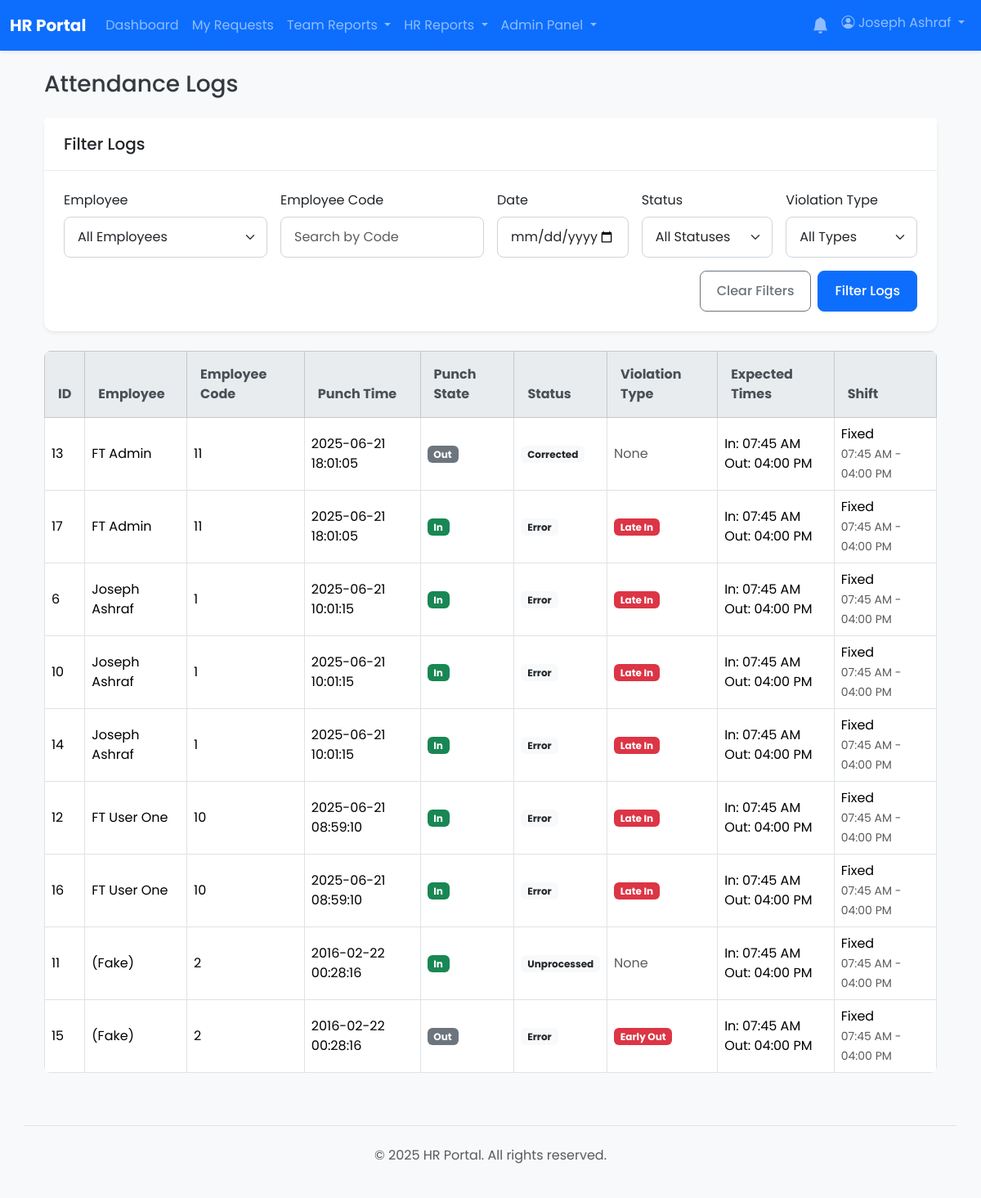
The page /admin/attendance_logs.php (signed in) on the database as committed earlier.
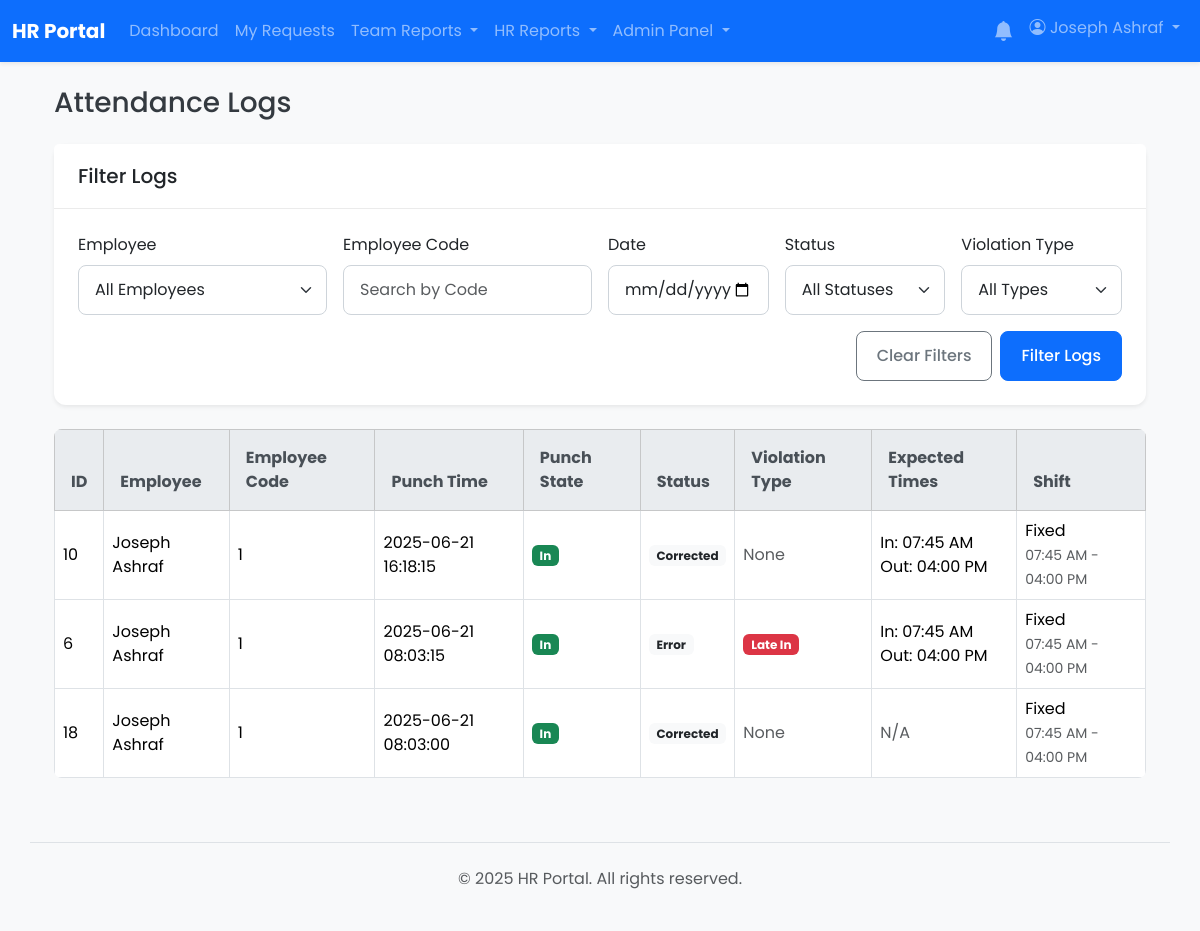
The same page on the database as committed later.
### tables this page shows
CREATE TABLE `attendance_logs` (
  `id` bigint(20) NOT NULL,
  `device_id` int(11) DEFAULT NULL COMMENT 'Foreign key to devices. NULL for manual entry.',
  `employee_code` varchar(50) NOT NULL COMMENT 'The User ID from the machine',
  `punch_time` datetime NOT NULL COMMENT 'The exact date and time of the punch',
  `expected_in` time DEFAULT NULL,
  `expected_out` time DEFAULT NULL,
  `punch_state` int(11) NOT NULL COMMENT 'Standardized code: 0=Check-In, 1=Check-Out',
  `status` enum('unprocessed','corrected','error') NOT NULL DEFAULT 'unprocessed' COMMENT 'Processing status of the log entry',
  `violation_type` varchar(50) DEFAULT NULL COMMENT 'Type of violation, e.g., double_punch',
  `notes` text DEFAULT NULL COMMENT 'Notes for manual corrections or actions',
  `created_at` timestamp NOT NULL DEFAULT current_timestamp()
);

CREATE TABLE `users` (
  `id` int(11) NOT NULL,
  `employee_code` varchar(50) DEFAULT NULL,
  `full_name` varchar(255) NOT NULL,
  `email` varchar(255) NOT NULL,
  `password` varchar(255) NOT NULL,
  `role` enum('user','manager','hr','hr_manager','admin') NOT NULL DEFAULT 'user',
  `shift_id` int(11) DEFAULT NULL,
  `department_id` int(11) DEFAULT NULL,
  `direct_manager_id` int(11) DEFAULT NULL,
  `is_active` tinyint(1) NOT NULL DEFAULT 1,
  `must_change_password` tinyint(1) NOT NULL DEFAULT 0,
  `created_at` timestamp NOT NULL DEFAULT current_timestamp(),
  `updated_at` timestamp NOT NULL DEFAULT current_timestamp() ON UPDATE current_timestamp(),
  `manager_id` int(11) DEFAULT NULL
);

CREATE TABLE `shifts` (
  `id` int(11) NOT NULL,
  `shift_name` varchar(100) NOT NULL,
  `start_time` time NOT NULL,
  `end_time` time NOT NULL,
  `grace_period_in` int(11) DEFAULT 0 COMMENT 'Minutes allowed to be late',
  `grace_period_out` int(11) DEFAULT 0 COMMENT 'Minutes allowed to leave early',
  `break_start_time` time DEFAULT NULL,
  `break_end_time` time DEFAULT NULL,
  `is_night_shift` tinyint(1) DEFAULT 0 COMMENT 'TRUE if shift crosses midnight',
  `created_at` timestamp NOT NULL DEFAULT current_timestamp(),
  `updated_at` timestamp NOT NULL DEFAULT current_timestamp() ON UPDATE current_timestamp(),
  `grace_in_minutes` int(11) NOT NULL DEFAULT 0,
  `grace_out_minutes` int(11) NOT NULL DEFAULT 0
);

### app/core/helpers.php (called while the page is built, shortened)
<?php
function getStatusBadgeClass($status) {
    $map = [
        'pending_manager' => 'bg-warning text-dark',
        'pending_hr' => 'bg-info text-dark',
        'approved' => 'bg-success',
        'rejected' => 'bg-danger',
        'cancelled' => 'bg-secondary',
        'pending_cancellation_hr' => 'bg-warning text-dark',
    ];
    return $map[$status] ?? 'bg-light text-dark';
}

### admin/attendance_logs.php (the view, shortened to what this page needs)
<?php
require_once __DIR__ . '/../app/bootstrap.php';
include __DIR__ . '/../app/templates/header.php';
$page = isset($_GET['page']) ? max(1, intval($_GET['page'])) : 1;
$page_size = 25;
$offset = ($page - 1) * $page_size;
$where_clauses = [];
$params = [];
$where_sql = $where_clauses ? 'WHERE ' . implode(' AND ', $where_clauses) : '';
$sql = "
    SELECT
        al.*,
        u.full_name AS user_full_name,
        s.shift_name,
        s.start_time AS shift_start_time,
        s.end_time AS shift_end_time
    FROM
        attendance_logs al
    LEFT JOIN
        users u ON al.employee_code = u.employee_code
    LEFT JOIN
        shifts s ON u.shift_id = s.id
    {$where_sql}
    ORDER BY
        al.punch_time DESC
    LIMIT {$page_size} OFFSET {$offset}
";
$stmt = $pdo->prepare($sql);
$stmt->execute($params);
$attendance_logs = $stmt->fetchAll(PDO::FETCH_ASSOC);
?>
<div class="container mt-4">
    <h1 class="h3 mb-4">Attendance Logs</h1>
    <div class="card shadow-sm mb-4">
        <div class="card-header"><h2 class="h5 mb-0">Filter Logs</h2></div>
        <div class="card-body">
            <form class="row g-3" method="get">
                <div class="col-md-3">
                    <label for="user_id" class="form-label">Employee</label>
                    <select class="form-select" id="user_id" name="user_id">
                        <option value="">All Employees</option>
                    </select>
                </div>
                <div class="col-md-3">
                    <label for="employee_code" class="form-label">Employee Code</label>
                    <input type="text" class="form-control" id="employee_code" name="employee_code" value="<?= htmlspecialchars($_GET['employee_code'] ?? '') ?>" placeholder="Search by Code">
                </div>
                <div class="col-md-2">
                    <label for="punch_date" class="form-label">Date</label>
                    <input type="date" class="form-control" id="punch_date" name="punch_date" value="<?= htmlspecialchars($_GET['punch_date'] ?? '') ?>">
                </div>
                <div class="col-md-2">
                    <label for="status" class="form-label">Status</label>
                    <select class="form-select" id="status" name="status">
                        <option value="">All Statuses</option>
                    </select>
                </div>
                <div class="col-md-2">
                    <label for="violation_type" class="form-label">Violation Type</label>
                    <select class="form-select" id="violation_type" name="violation_type">
                        <option value="">All Types</option>
                    </select>
                </div>
                <div class="col-12 d-flex justify-content-end gap-2">
                    <a href="attendance_logs.php" class="btn btn-outline-secondary">Clear Filters</a>
                    <button type="submit" class="btn btn-primary">Filter Logs</button>
                </div>
            </form>
        </div>
    </div>
    <div class="table-responsive">
        <table class="table table-bordered table-hover align-middle">
            <thead class="table-light">
                <tr>
                    <th>ID</th>
                    <th>Employee</th>
                    <th>Employee Code</th>
                    <th>Punch Time</th>
                    <th>Punch State</th>
                    <th>Status</th>
                    <th>Violation Type</th>
                    <th>Expected Times</th>
                    <th>Shift</th>
                </tr>
            </thead>
            <tbody>
                <?php if (empty($attendance_logs)): ?>
                    <tr><td colspan="9" class="text-center text-muted">No attendance logs found matching your criteria.</td></tr>
                <?php else: ?>
                    <?php foreach ($attendance_logs as $log): ?>
                        <tr>
                            <td><?= htmlspecialchars($log['id']) ?></td>
                            <td><?= htmlspecialchars($log['user_full_name'] ?? 'N/A') ?></td>
                            <td><?= htmlspecialchars($log['employee_code']) ?></td>
                            <td><?= htmlspecialchars($log['punch_time']) ?></td>
                            <td><?= $log['punch_state'] == 0 ? '<span class="badge bg-success">In</span>' : '<span class="badge bg-secondary">Out</span>' ?></td>
                            <td>
                                <span class="badge <?= getStatusBadgeClass($log['status']) ?>">
                                    <?= htmlspecialchars(ucfirst($log['status'])) ?>
                                </span>
                            </td>
                            <td>
                                <?php if (!empty($log['violation_type'])): ?>
                                    <span class="badge bg-danger">
                                        <?= htmlspecialchars(ucwords(str_replace('_', ' ', $log['violation_type']))) ?>
                                    </span>
                                <?php else: ?>
                                    <span class="text-muted">None</span>
                                <?php endif; ?>
                            </td>
                            <td>
                                <?php if (!empty($log['expected_in']) || !empty($log['expected_out'])): ?>
                                    In: <?= htmlspecialchars($log['expected_in'] ? date('h:i A', strtotime($log['expected_in'])) : '--') ?><br>
                                    Out: <?= htmlspecialchars($log['expected_out'] ? date('h:i A', strtotime($log['expected_out'])) : '--') ?>
                                <?php else: ?>
                                    <span class="text-muted">N/A</span>
                                <?php endif; ?>
                            </td>
                            <td>
                                <?= htmlspecialchars($log['shift_name'] !== null ? $log['shift_name'] : 'N/A') ?>
                                <?php if (!empty($log['shift_start_time']) && !empty($log['shift_end_time'])): ?>
                                    <br><small class="text-muted"><?= htmlspecialchars(date('h:i A', strtotime($log['shift_start_time']))) ?> - <?= htmlspecialchars(date('h:i A', strtotime($log['shift_end_time']))) ?></small>
                                <?php endif; ?>
                            </td>
                        </tr>
                    <?php endforeach; ?>
                <?php endif; ?>
            </tbody>
        </table>
    </div>
</div>
<?php include __DIR__ . '/../app/templates/footer.php'; ?>

### app/templates/header.php (shortened to what this page needs)
<!DOCTYPE html>
<html lang="en">
<head>
    <link href="https://cdn.jsdelivr.net/npm/bootstrap@5.3.2/dist/css/bootstrap.min.css" rel="stylesheet">
    <link rel="stylesheet" href="/css/style.css">
    <link rel="stylesheet" href="https://cdn.jsdelivr.net/npm/bootstrap-icons@1.11.3/font/bootstrap-icons.min.css">
</head>
<body class="bg-light" data-user-role="<?= htmlspecialchars($_SESSION['role'] ?? 'user') ?>">
<nav class="navbar navbar-expand-lg navbar-dark bg-primary shadow-sm">
    <div class="container-fluid">
        <a class="navbar-brand fw-bold" href="/"><?php echo htmlspecialchars(SITE_NAME); ?></a>
        <div class="collapse navbar-collapse" id="main-nav">
            <ul class="navbar-nav me-auto mb-2 mb-lg-0">
                <?php if (isset($_SESSION['user_id'])): ?>
                    <li class="nav-item"><a class="nav-link" href="/index.php">Dashboard</a></li>
                    <li class="nav-item"><a class="nav-link" href="/requests/index.php">My Requests</a></li>
                    <?php if (in_array($_SESSION['role'], ['manager', 'admin', 'hr_manager'])): ?>
                        <li class="nav-item dropdown">
                          <a class="nav-link dropdown-toggle" href="#" id="manager-reports-dropdown" role="button" data-bs-toggle="dropdown" aria-expanded="false">
                            Team Reports
                          </a>
                        </li>
                    <?php endif; ?>
                    <?php if (in_array($_SESSION['role'], ['hr', 'hr_manager', 'admin'])): ?>
                         <li class="nav-item dropdown">
                          <a class="nav-link dropdown-toggle" href="#" id="hr-reports-dropdown" role="button" data-bs-toggle="dropdown" aria-expanded="false">
                            HR Reports
                          </a>
                        </li>
                    <?php endif; ?>
                    <?php if (in_array($_SESSION['role'], ['hr_manager', 'admin'])): ?>
                        <li class="nav-item dropdown">
                            <a class="nav-link dropdown-toggle" href="#" id="admin-dropdown" role="button" data-bs-toggle="dropdown" aria-expanded="false">
                                Admin Panel
                            </a>
                        </li>
                    <?php endif; ?>
                <?php endif; ?>
            </ul>
            <ul class="navbar-nav ms-auto">
                <?php if (isset($_SESSION['user_id'])): ?>
                    <li class="nav-item dropdown">
                        <a class="nav-link" href="#" id="notification-bell" role="button" data-bs-toggle="dropdown" aria-expanded="false">
                            <i class="bi bi-bell-fill position-relative fs-5">
                            </i>
                        </a>
                    </li>
                    <li class="nav-item dropdown">
                        <a class="nav-link dropdown-toggle" href="#" role="button" data-bs-toggle="dropdown" aria-expanded="false">
                            <i class="bi bi-person-circle"></i> <?php echo htmlspecialchars($_SESSION['full_name']); ?>
                        </a>
                    </li>
                <?php else: ?>
                    <li class="nav-item"><a class="nav-link" href="/login.php">Login</a></li>
                <?php endif; ?>
            </ul>
        </div>
    </div>
</nav>
<main class="container mt-4">

### app/templates/footer.php (shortened to what this page needs)
</main>
<footer class="container mt-5 py-4 border-top">
    <div class="text-center text-muted">
        <p>&copy; <?php echo date('Y'); ?> <?php echo htmlspecialchars(SITE_NAME); ?>. All rights reserved.</p>
    </div>
</footer>
</body>
</html>

### css/style.css (style rules this page uses)
* { box-sizing: border-box; }
html, body { height: 100%; margin: 0; padding: 0; }
body { font-family: 'Poppins', sans-serif; background-color: #f0f2f5; color: #343a40; }
a { color: #007bff; text-decoration: none; transition: color 0.2s ease-in-out; }
.card { border: none; border-radius: 0.75rem; box-shadow: 0 4px 12px rgba(0, 0, 0, 0.08); }
.card-header { background-color: #ffffff; border-bottom: 1px solid rgba(0, 0, 0, 0.08); font-weight: 600; padding: 1.25rem 1.5rem; border-top-left-radius: 0.75rem; border-top-right-radius: 0.75rem; }
.card-body { padding: 1.5rem; }
.form-control, .form-select { border-radius: 0.5rem; border: 1px solid #ced4da; padding: 0.75rem 1rem; }
.btn { border-radius: 0.5rem; font-weight: 500; padding: 0.75rem 1.25rem; }
.table { border-radius: 0.5rem; overflow: hidden; }
.table thead th { background-color: #e9ecef; color: #495057; border-bottom: none; padding: 1rem; }

Rows that differ between the two databases and show on the page:
removed attendance_logs: id "13", employee_code.full_name "FT Admin", employee_code "11", punch_time "2025-06-21 18:01:05", punch_state "Out", status "Corrected", shows "None", expected_in "07:45 AM", expected_out "04:00 PM", shifts.shift_name "Fixed", shifts.start_time "07:45 AM", shifts.end_time "04:00 PM"
removed attendance_logs: id "17", employee_code.full_name "FT Admin", employee_code "11", punch_time "2025-06-21 18:01:05", punch_state "In", status "Error", violation_type "Late In", expected_in "07:45 AM", expected_out "04:00 PM", shifts.shift_name "Fixed", shifts.start_time "07:45 AM", shifts.end_time "04:00 PM"
removed attendance_logs: id "14", employee_code.full_name "Joseph Ashraf", employee_code "1", punch_time "2025-06-21 10:01:15", punch_state "In", status "Error", violation_type "Late In", expected_in "07:45 AM", expected_out "04:00 PM", shifts.shift_name "Fixed", shifts.start_time "07:45 AM", shifts.end_time "04:00 PM"
removed attendance_logs: id "12", employee_code.full_name "FT User One", employee_code "10", punch_time "2025-06-21 08:59:10", punch_state "In", status "Error", violation_type "Late In", expected_in "07:45 AM", expected_out "04:00 PM", shifts.shift_name "Fixed", shifts.start_time "07:45 AM", shifts.end_time "04:00 PM"
removed attendance_logs: id "16", employee_code.full_name "FT User One", employee_code "10", punch_time "2025-06-21 08:59:10", punch_state "In", status "Error", violation_type "Late In", expected_in "07:45 AM", expected_out "04:00 PM", shifts.shift_name "Fixed", shifts.start_time "07:45 AM", shifts.end_time "04:00 PM"
removed attendance_logs: id "11", users.full_name "(Fake)", employee_code "2", punch_time "2016-02-22 00:28:16", punch_state "In", status "Unprocessed", shows "None", expected_in "07:45 AM", expected_out "04:00 PM", shifts.shift_name "Fixed", shifts.start_time "07:45 AM", shifts.end_time "04:00 PM"
removed attendance_logs: id "15", users.full_name "(Fake)", employee_code "2", punch_time "2016-02-22 00:28:16", punch_state "Out", status "Error", violation_type "Early Out", expected_in "07:45 AM", expected_out "04:00 PM", shifts.shift_name "Fixed", shifts.start_time "07:45 AM", shifts.end_time "04:00 PM"
changed attendance_logs id 10: punch_time "2025-06-21 10:01:15" → "2025-06-21 16:18:15"; status "Error" → "Corrected"; violation_type "Late In" → (not shown); now shows "None"; moves up the list
changed attendance_logs "Error": punch_time "2025-06-21 10:01:15" → "2025-06-21 08:03:15"
added attendance_logs: id "18", employee_code.full_name "Joseph Ashraf", employee_code "1", punch_time "2025-06-21 08:03:00", punch_state "In", status "Corrected", shows "None", shows "N/A", shifts.shift_name "Fixed", shifts.start_time "07:45 AM", shifts.end_time "04:00 PM"
